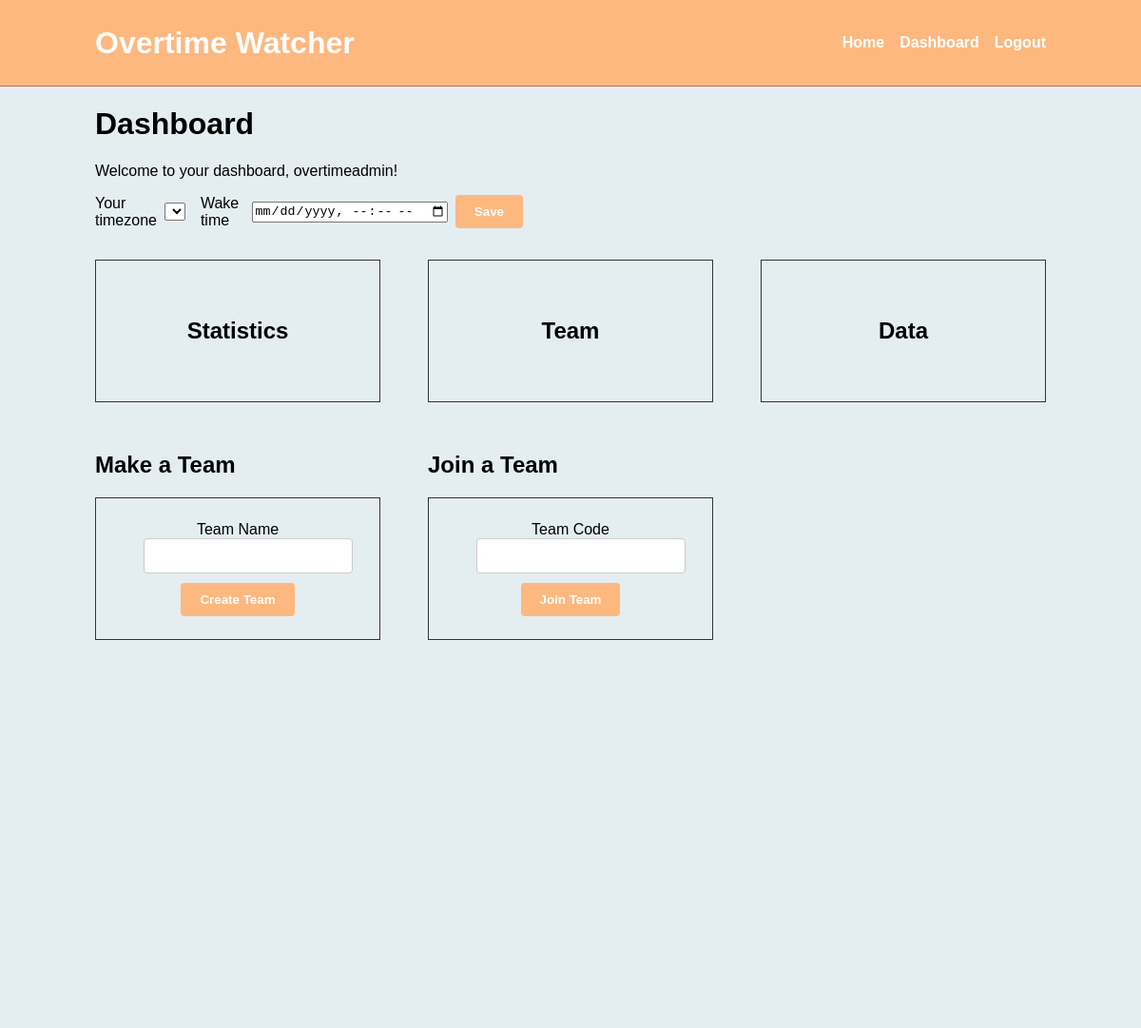
The app's page /dashboard/ (signed in, upper part), older data.
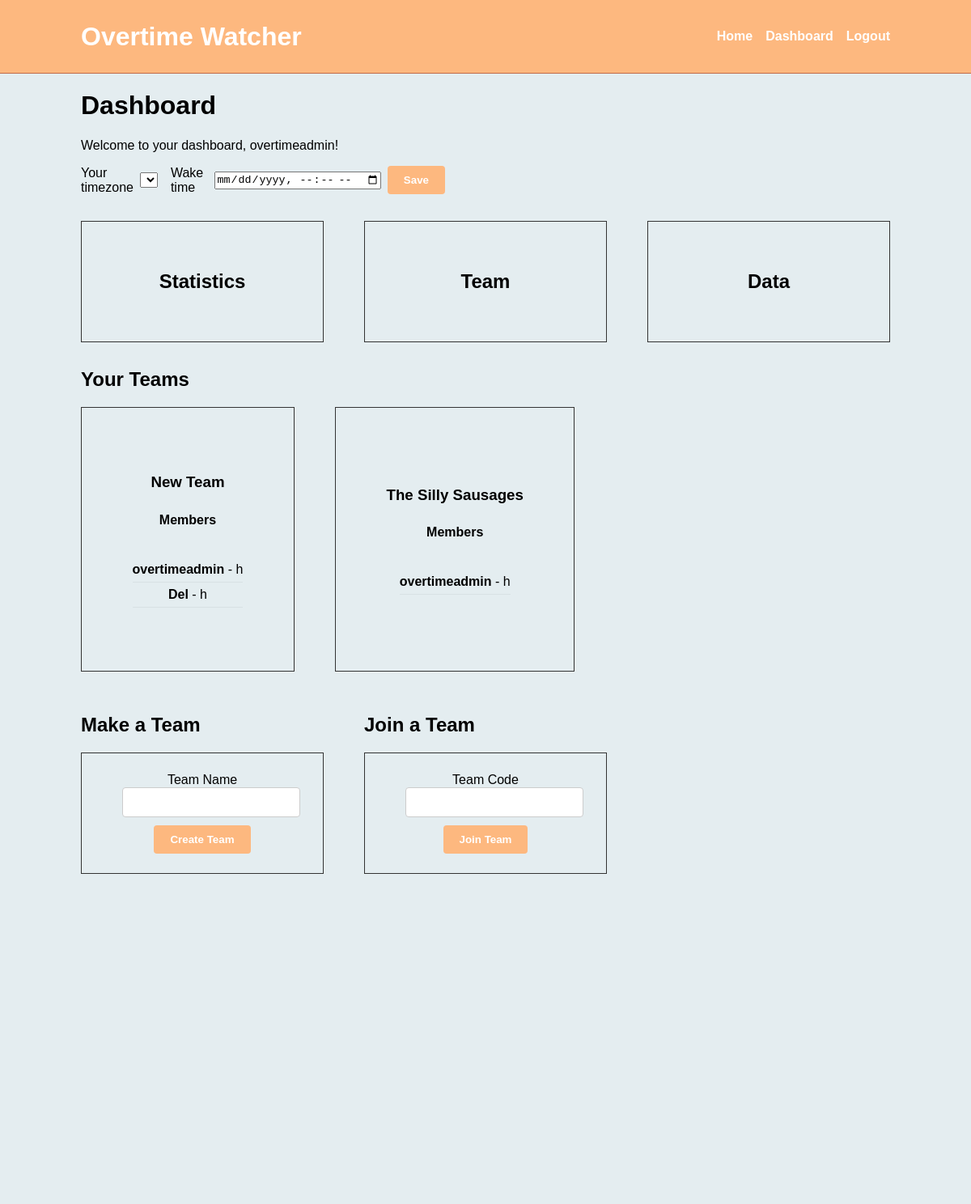
The same page, newer data.
### overtime/models.py (models this page shows)
class Team(models.Model):
    id = models.UUIDField(primary_key=True, default=uuid.uuid4, editable=False)
    name = models.CharField(max_length=150)
    members = models.ManyToManyField(User, through='Membership', related_name='teams')
    join_code = models.CharField(max_length=12, unique=True, db_index=True, default=make_join_code)
    created_by = models.ForeignKey(User, on_delete=models.SET_NULL, null=True, related_name='created_teams')
    created_at = models.DateTimeField(auto_now_add=True)
    is_active = models.BooleanField(default=True)

class Membership(models.Model):
    user = models.ForeignKey(User, on_delete=models.CASCADE, related_name='memberships')
    team = models.ForeignKey(Team, on_delete=models.CASCADE, related_name='memberships')
    joined_at = models.DateTimeField(auto_now_add=True)

### overtime/views.py (the view)
# urls.py: path('dashboard/', views.dashboard, name='dashboard'),
@login_required
def dashboard(request):
    if request.user.is_authenticated:
        teams = Team.objects.filter(memberships__user=request.user).distinct()
    return render(request, 'dashboard.html', {'teams': teams})

### templates/dashboard.html (shortened to what this page needs)
{% extends "base.html" %}
{% load static %}
{% block content %}
<div class="container">
    <h1>Dashboard</h1>
    <p>Welcome to your dashboard, {{ user.username }}!</p>
    <div style="margin-bottom:1rem;">
        <form method="post" action="{% url 'update_time' %}" style="display:flex;align-items:center;gap:8px;">
            <label for="tz-select">Your timezone</label>
            <select id="tz-select" name="timezone" class="form-control">
            </select>
            <label for="wake-account" style="margin-left:8px;">Wake time</label>
            <input id="wake-account" name="wake_time" type="datetime-local" />
            <button type="submit" class="btn">Save</button>
        </form>
    </div>
    <div class="mt-4">
        <div class="dashboard-row">
            <div class="dashboard-card">
                <h2>Statistics</h2>
            </div>
            <div class="dashboard-card">
                <h2>Team</h2>
            </div>
            <div class="dashboard-card">
                <h2>Data</h2>
            </div>
        </div>
        {% if teams %}
        <div class="mt-4">
            <h2>Your Teams</h2>
            <div class="dashboard-row" style="flex-wrap: wrap; justify-content: start;">
            {% for team in teams %}
            <div class="dashboard-card d-flex" id="team-{{ team.id }}" style="flex-direction: column; height: auto; width: fit-content; padding: 62.5px; ">
                <h3>{{ team.name }}</h3>
                <h4 class="mt-2">Members</h4>
                <ul class="members-list">
                    {% for m in team.memberships.all %}
                    <li>
                        <strong>{{ m.user.username }}</strong>
                        - <span class="awake-value {% if m.is_over_awake_limit %}warning{% endif %}" data-wake="{% if m.wake_time %}{{ m.wake_time|date:'c' }}{% endif %}">{{ m.awake_hours }} h</span>
                    </li>
                    {% endfor %}
                </ul>
            </div>
            {% endfor %}
        </div>
        {% endif %}
    </div>
    <div class="mt-4">
        <div class="dashboard-row" style="justify-content: start;">
            <div>
            <h2>Make a Team</h2>
            <div class="dashboard-card" style="width: 300px;">
                <form method="post" action="{% url 'create_team' %}">
                    <div class="mb-3">
                        <label for="team-name" class="form-label">Team Name</label>
                        <input type="text" class="form-control" id="team-name" name="name" required>
                    </div>
                    <button type="submit" class="btn">Create Team</button>
                </form>
            </div>
            </div>
            <div>
                <h2>Join a Team</h2>
            <div class="dashboard-card" style="width: 300px;">
                <form method="post" action="{% url 'join_team' %}">
                    <div class="mb-3">
                        <label for="team-code" class="form-label">Team Code</label>
                        <input type="text" class="form-control" id="team-code" name="join_code" required>
                    </div>
                    <button type="submit" class="btn">Join Team</button>
                </form>
            </div>
            </div>
        </div>
    </div>
</div>
{% endblock %}

### templates/base.html (shortened to what this page needs)
{% load static %}
<!DOCTYPE html>
<html lang="en">
<head>
    <link rel="stylesheet" href="{% static 'css/styles.css' %}">
    <link rel="stylesheet" href="https://cdnjs.cloudflare.com/ajax/libs/font-awesome/6.4.0/css/all.min.css" />
</head>
<body>
    <header class="navBar">
    <div class="container d-flex">
        <div class="navBarTitle">
            <a href="{% url 'home' %}" style="text-decoration: none;">Overtime Watcher</a>
        </div>
            <div class="navBarLinks">
                        <nav id="nav">
                                <a href="{% url 'home' %}">Home</a>
                                {% if user.is_authenticated %}
                                    <a href="{% url 'dashboard' %}">Dashboard</a>
                                    <a href="{% url 'account_logout' %}">Logout</a>
                                {% else %}
                                    <a href="{% url 'account_login' %}">Login</a>
                                    <a href="{% url 'account_signup' %}">Sign up</a>
                                {% endif %}
                        </nav>
            </div>
    </div>
    </header>
    <main>
        {% block content %}
        {% endblock %}
        <div style=" display: flex; height: 100vh;">
            <div style="flex-grow: 1;">
            </div>
        </div>
    </main>
</body>
</html>

### static/css/styles.css (style rules this page uses)
body, html { margin: 0; padding: 0; font-family: Arial, sans-serif; background-color: rgb(228, 237, 240); }
.navBar { background-color: #fdb87f; color: white; padding: 5px; border-bottom: 1px solid #c06a48; }
.navBarTitle { flex-grow: 1; }
.navBarTitle a { text-decoration: none; color: rgb(255, 255, 255); line-height: 80px; font-size: xx-large; font-weight: 700; }
.navBarLinks { justify-content: end; }
.navBarLinks nav { display: flex; gap: 1rem; }
.navBarLinks a { color: white; text-decoration: none; font-weight: bold; line-height: 80px; }
.btn { background-color: #fdb87f; color: white; border: none; padding: 10px 20px; border-radius: 4px; cursor: pointer; font-weight: bold; }
form { width: 450px; gap: 5px; }
input[type="text"], input[type="email"], input[type="password"] { width: 100%; padding: 10px; border: 1px solid #ccc; border-radius: 4px; margin-bottom: 10px; }
.container { max-width: 1000px; margin: 0 auto; padding: 0 15px; }
.d-flex { display: flex; }
.mt-4 { margin-top: 2rem; }
.mt-2 { margin-top: 0.5rem; }
.dashboard-card { box-sizing: border-box; border: 1px solid #333; padding: 50px; text-align: center; width: 350px; height: 150px; display: flex; align-items: center; justify-content: center; }
.dashboard-row { gap: 50px; display: flex; justify-content: center; align-items: stretch; }
.members-list { list-style: none; padding-left: 0; }
.members-list li { padding: 6px 0; border-bottom: 1px solid rgba(0,0,0,0.05); }

Row changes from the older to the newer data that the page shows:
added Team: name "New Team"
added Membership: user.username "overtimeadmin", shown under "New Team"
added Membership: user.username "Del", shown under "New Team"
added Team: name "The Silly Sausages"
added Membership: user.username "overtimeadmin", shown under "The Silly Sausages"
Text that changed along with them:
text now shown: "Your Teams"
